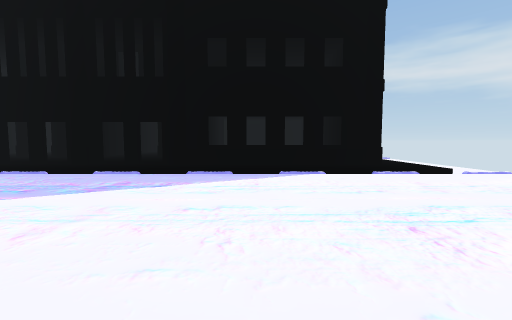
[1] (above)

24 first-person views from a walk through a Unity game level. The camera is 1.4 m above the floor, tilts 4° down and sees 90° across. Doors are open. The floor is counted in squares, 2 m on a side. Each view is taken from the middle of a square. On the plan, view 1 faces up. The plan holds only what a view shows up to about 9 squares ahead; the rest is blank. The place goes on beyond the plan. The player character is not drawn.

[2]
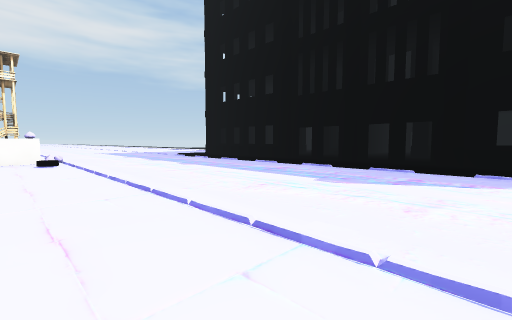

[3]
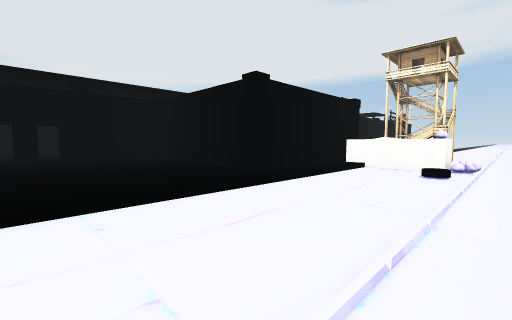

[4]
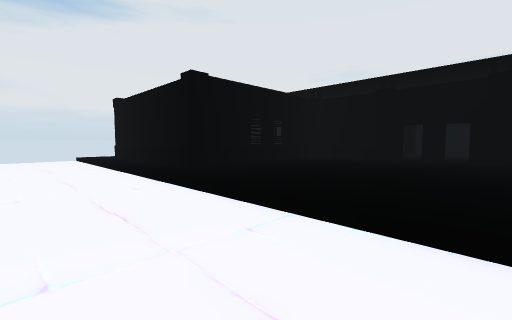

[5]
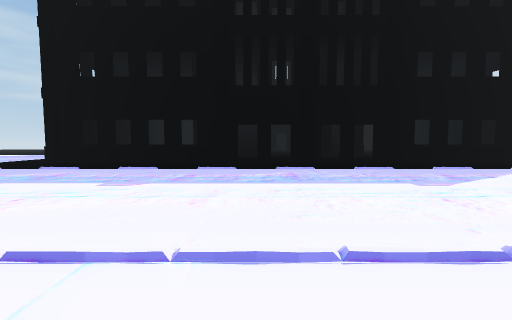

[6]
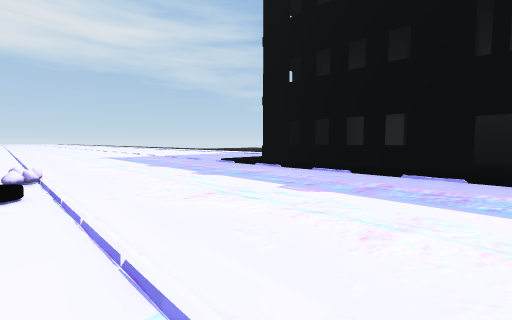

[7]
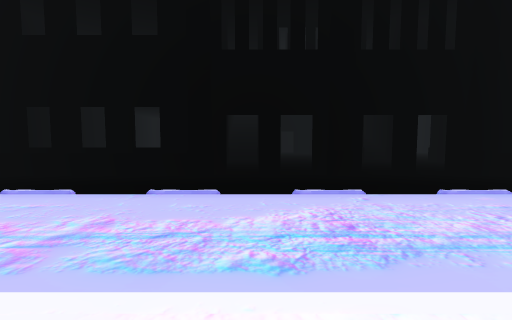

[8]
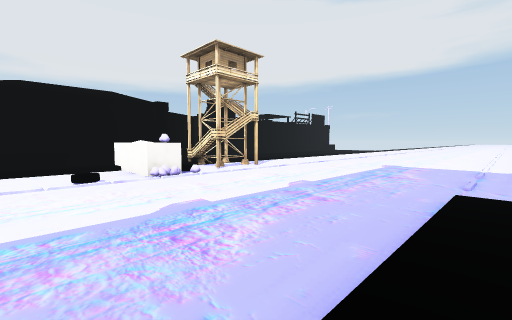

[9]
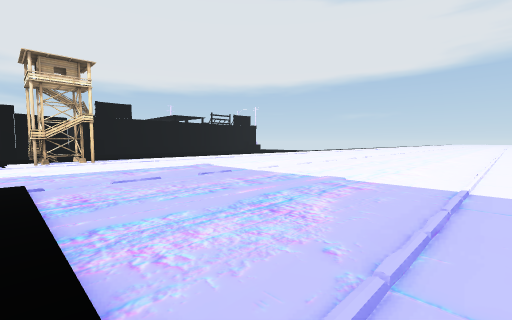

[10]
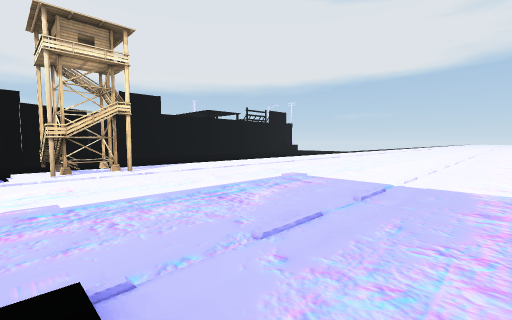

[11]
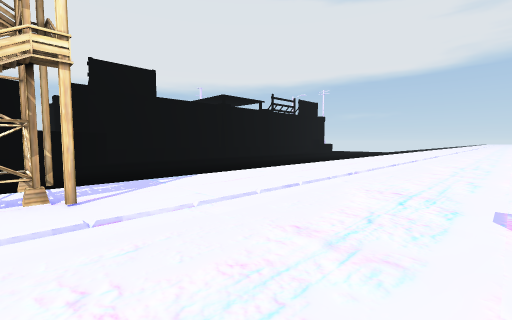

[12]
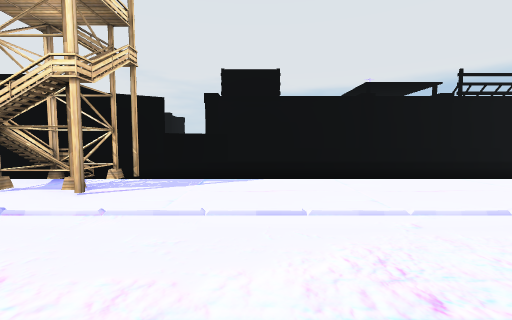

[13]
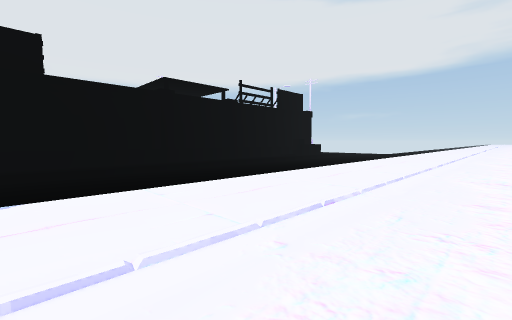

[14]
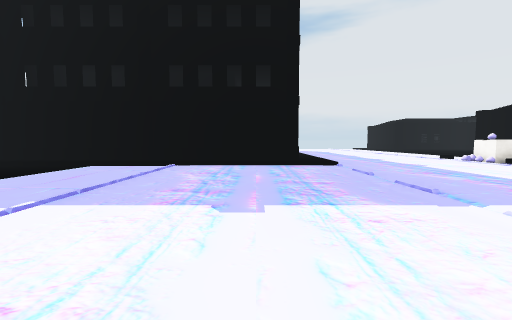

[15]
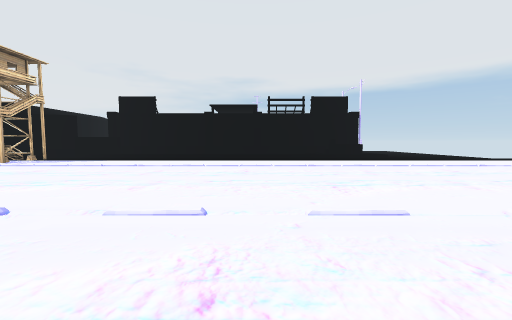

[16]
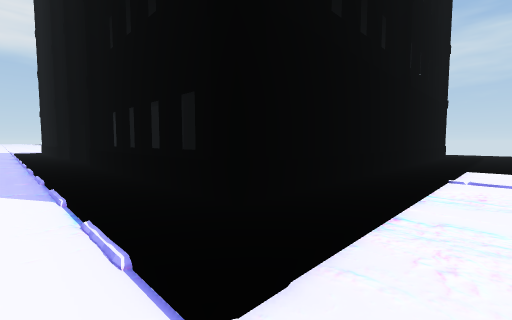

[17]
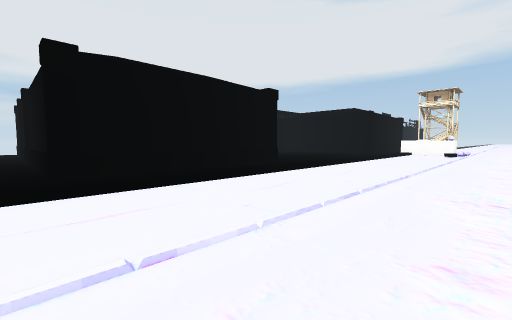

[18]
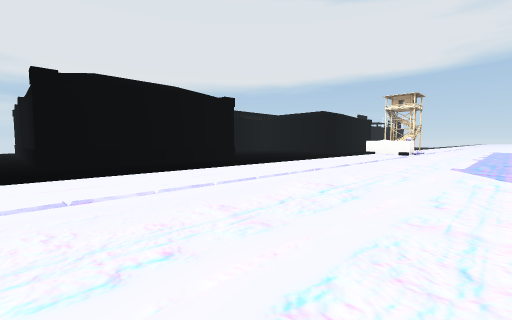

[19]
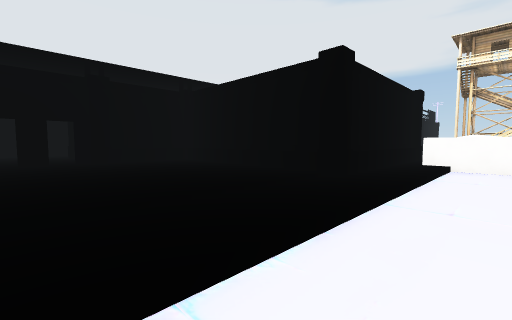

[20]
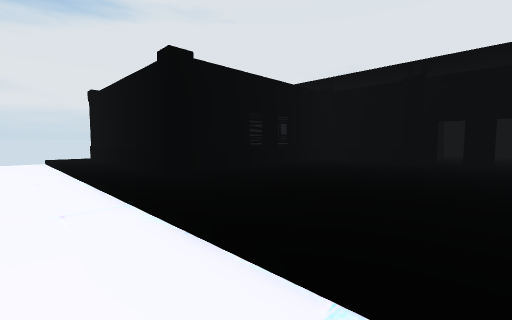

[21]
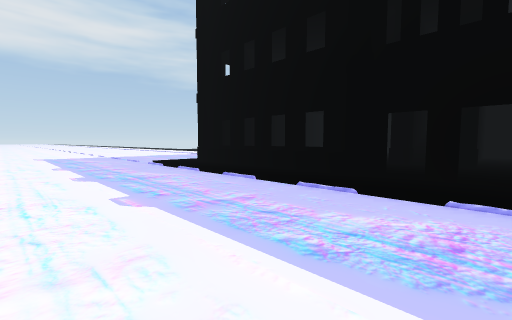

[22]
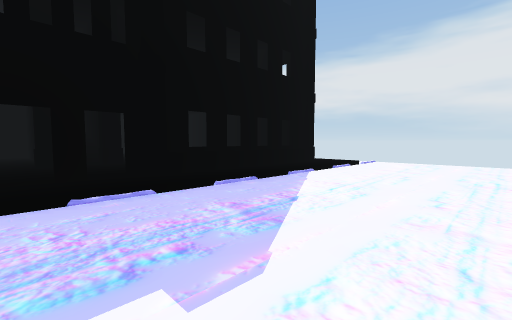

[23]
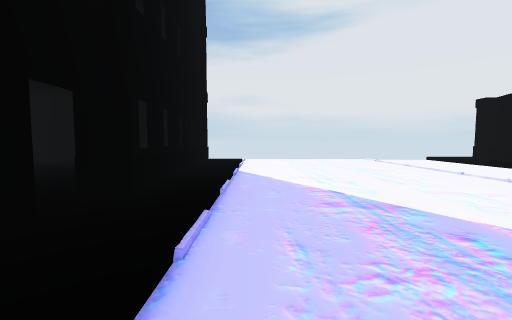

[24]
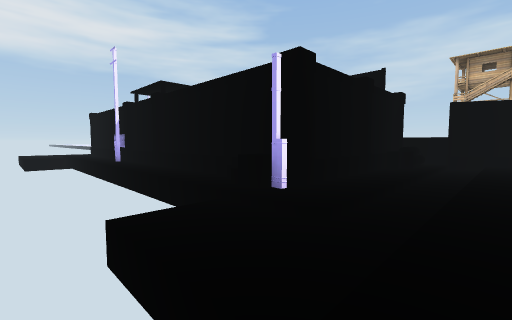

### Floor plan
Key: @ floor where view 1 was taken; # wall or solid block; x gap in a wall; . main floor; : floor 0.25 m higher than the main floor; / step, stairs or slope; D open door; ^ raised ledge; O other object.
Columns run from 26 left of view 1 to 5 right of it. Each row starts with its distance up from view 1.
 17               O              O
 16               #              #
 15               #              #
 14               #     O##O     #
 13               #     ####     #
 12          .... O     #  #     O:.
 11  ............:#    ##   #    #:.
 10  ............:#    ^^  ^^#   #:.
  9   ...........:#   OOO  OOO   #:.
  8   ...........:#   :::::::::  #:.
  7  ............:O^^^^OxOOxO^^^^O:.
  6 .............:   :           ::.
  5 ................................
  4 ................................
  3 ................................
  2 ................................
  1 ................................
  0 ............./O.:.........@.....
 -1 ...........OO/O.................
 -2            OO.O
 -3              O####O      O####O
 -4          OOO#^    #::   :#    #
 -5   O OO     O      #::::::#    #
 -6 ##O######^O       #::::::#    #
 -7          #O       #::::::#    #
 -8          O        O#ODDO#O    O
 -9          #           ::       #
-10    #O### O           ::       #
-11   O#OO## OO         O::O
-12                      ::
-13                      ##
-14             :

Where each view was taken, in squares from view 1:
view 1: 0 up, 0 right, facing up
view 2: 1 down, 1 left, facing up-left
view 3: 1 up, 4 left, facing down-left
view 4: 0 up, 6 left, facing down-right
view 5: 1 down, 6 left, facing up
view 6: 0 up, 6 left, facing up-left
view 7: 2 up, 6 left, facing up
view 8: 6 up, 9 left, facing down-left
view 9: 11 up, 13 left, facing down-left
view 10: 7 up, 13 left, facing down-left
view 11: 3 up, 15 left, facing down-left
view 12: 3 up, 18 left, facing down
view 13: 2 up, 18 left, facing down-left
view 14: 8 up, 21 left, facing right
view 15: 8 up, 24 left, facing down
view 16: 5 up, 5 right, facing up-left
view 17: 2 up, 5 right, facing down-left
view 18: 4 up, 5 right, facing down-left
view 19: 1 down, 4 left, facing down-left
view 20: 1 down, 5 left, facing down-right
view 21: 2 up, 5 left, facing up-left
view 22: 2 up, 4 left, facing up-right
view 23: 5 up, 5 left, facing right
view 24: 14 down, 14 left, facing up-left
